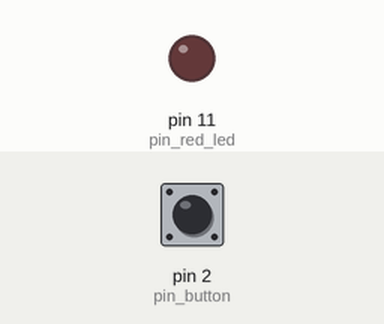
The sketch below on a simulated Arduino Uno, built with avr-gcc and run on an emulated ATmega328P. On the bench: output pins drawn as LEDs (lit = HIGH). The test bench sets the inputs (shaded band); at power-on: pin 2 (pin_button) LOW.

Above: at 1.2 s.
1.3 s: pin 2 (pin_button) pulled HIGH for 0.15 s
At 1.37 s:
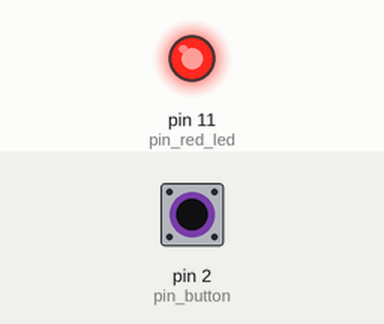
2.9 s: pin 2 (pin_button) pulled HIGH for 3.2 s
At 6.8 s:
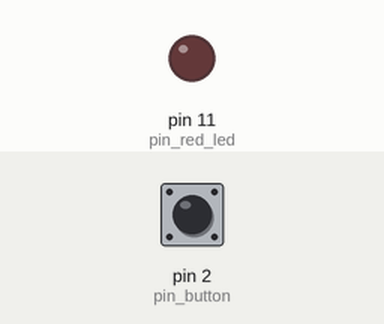
Timing chart, 0 to 8.3 s (numbered marks = the images above; inputs shaded):
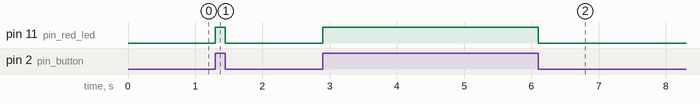

Measured:
- after the input at 1.3 s, pin 11 (pin_red_led): LOW → HIGH at once, → LOW 0.15 s later
- after the input at 2.9 s, pin 11 (pin_red_led): LOW → HIGH at once, → LOW 3.2 s later

The sketch:

unit-007-explore-input-with-the-push-button.ino
```cpp
const char pin_button = 2;   // push button
const char pin_red_led = 11; // red LED
void setup() {
  pinMode(pin_red_led, OUTPUT);  // LED will be controlled by the program
  pinMode(pin_button, INPUT);    // button will be read by the program
}
void loop() {
  int button_state = digitalRead(pin_button);  // read the button: HIGH or LOW


  if (button_state == HIGH) {
    digitalWrite(pin_red_led, HIGH);  // if button is pressed → LED ON
  } else {
    digitalWrite(pin_red_led, LOW);   // if not pressed → LED OFF
  }
}
```
